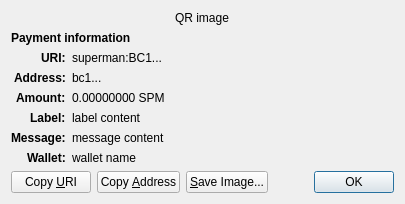
<?xml version="1.0" encoding="UTF-8"?>
<ui version="4.0">
 <class>ReceiveRequestDialog</class>
 <widget class="QDialog" name="ReceiveRequestDialog">
  <property name="geometry">
   <rect>
    <x>0</x>
    <y>0</y>
    <width>413</width>
    <height>229</height>
   </rect>
  </property>
  <property name="windowTitle">
   <string>Request payment to ...</string>
  </property>
  <layout class="QGridLayout" name="gridLayout" columnstretch="0,1">
   <property name="sizeConstraint">
    <enum>QLayout::SetFixedSize</enum>
   </property>
   <item row="0" column="0" colspan="2" alignment="Qt::AlignHCenter">
    <widget class="QRImageWidget" name="qr_code">
     <property name="text">
      <string notr="true">QR image</string>
     </property>
     <property name="textInteractionFlags">
      <set>Qt::NoTextInteraction</set>
     </property>
    </widget>
   </item>
   <item row="1" column="0" colspan="2">
    <widget class="QLabel" name="payment_header">
     <property name="font">
      <font>
       <weight>75</weight>
       <bold>true</bold>
      </font>
     </property>
     <property name="text">
      <string>Payment information</string>
     </property>
     <property name="textInteractionFlags">
      <set>Qt::NoTextInteraction</set>
     </property>
    </widget>
   </item>
   <item row="2" column="0" alignment="Qt::AlignRight|Qt::AlignTop">
    <widget class="QLabel" name="uri_tag">
     <property name="font">
      <font>
       <weight>75</weight>
       <bold>true</bold>
      </font>
     </property>
     <property name="text">
      <string notr="true">URI:</string>
     </property>
     <property name="textFormat">
      <enum>Qt::PlainText</enum>
     </property>
     <property name="textInteractionFlags">
      <set>Qt::NoTextInteraction</set>
     </property>
    </widget>
   </item>
   <item row="2" column="1" alignment="Qt::AlignTop">
    <widget class="QLabel" name="uri_content">
     <property name="text">
      <string notr="true">superman:BC1...</string>
     </property>
     <property name="textFormat">
      <enum>Qt::RichText</enum>
     </property>
     <property name="wordWrap">
      <bool>true</bool>
     </property>
     <property name="textInteractionFlags">
      <set>Qt::TextSelectableByMouse</set>
     </property>
    </widget>
   </item>
   <item row="3" column="0" alignment="Qt::AlignRight|Qt::AlignTop">
    <widget class="QLabel" name="address_tag">
     <property name="font">
      <font>
       <weight>75</weight>
       <bold>true</bold>
      </font>
     </property>
     <property name="text">
      <string>Address:</string>
     </property>
     <property name="textInteractionFlags">
      <set>Qt::NoTextInteraction</set>
     </property>
    </widget>
   </item>
   <item row="3" column="1" alignment="Qt::AlignTop">
    <widget class="QLabel" name="address_content">
     <property name="text">
      <string notr="true">bc1...</string>
     </property>
     <property name="textFormat">
      <enum>Qt::PlainText</enum>
     </property>
     <property name="textInteractionFlags">
      <set>Qt::TextSelectableByMouse</set>
     </property>
    </widget>
   </item>
   <item row="4" column="0" alignment="Qt::AlignRight|Qt::AlignTop">
    <widget class="QLabel" name="amount_tag">
     <property name="font">
      <font>
       <weight>75</weight>
       <bold>true</bold>
      </font>
     </property>
     <property name="text">
      <string>Amount:</string>
     </property>
     <property name="textInteractionFlags">
      <set>Qt::NoTextInteraction</set>
     </property>
    </widget>
   </item>
   <item row="4" column="1" alignment="Qt::AlignTop">
    <widget class="QLabel" name="amount_content">
     <property name="text">
      <string notr="true">0.00000000 SPM</string>
     </property>
     <property name="textFormat">
      <enum>Qt::PlainText</enum>
     </property>
     <property name="textInteractionFlags">
      <set>Qt::TextSelectableByMouse</set>
     </property>
    </widget>
   </item>
   <item row="5" column="0" alignment="Qt::AlignRight|Qt::AlignTop">
    <widget class="QLabel" name="label_tag">
     <property name="font">
      <font>
       <weight>75</weight>
       <bold>true</bold>
      </font>
     </property>
     <property name="text">
      <string>Label:</string>
     </property>
     <property name="textInteractionFlags">
      <set>Qt::NoTextInteraction</set>
     </property>
    </widget>
   </item>
   <item row="5" column="1" alignment="Qt::AlignTop">
    <widget class="QLabel" name="label_content">
     <property name="text">
      <string notr="true">label content</string>
     </property>
     <property name="textFormat">
      <enum>Qt::PlainText</enum>
     </property>
     <property name="wordWrap">
      <bool>true</bool>
     </property>
     <property name="textInteractionFlags">
      <set>Qt::TextSelectableByMouse</set>
     </property>
    </widget>
   </item>
   <item row="6" column="0" alignment="Qt::AlignRight|Qt::AlignTop">
    <widget class="QLabel" name="message_tag">
     <property name="font">
      <font>
       <weight>75</weight>
       <bold>true</bold>
      </font>
     </property>
     <property name="text">
      <string>Message:</string>
     </property>
     <property name="textInteractionFlags">
      <set>Qt::NoTextInteraction</set>
     </property>
    </widget>
   </item>
   <item row="6" column="1" alignment="Qt::AlignTop">
    <widget class="QLabel" name="message_content">
     <property name="text">
      <string notr="true">message content</string>
     </property>
     <property name="textFormat">
      <enum>Qt::PlainText</enum>
     </property>
     <property name="wordWrap">
      <bool>true</bool>
     </property>
     <property name="textInteractionFlags">
      <set>Qt::TextSelectableByMouse</set>
     </property>
    </widget>
   </item>
   <item row="7" column="0" alignment="Qt::AlignRight|Qt::AlignTop">
    <widget class="QLabel" name="wallet_tag">
     <property name="font">
      <font>
       <weight>75</weight>
       <bold>true</bold>
      </font>
     </property>
     <property name="text">
      <string>Wallet:</string>
     </property>
     <property name="textInteractionFlags">
      <set>Qt::NoTextInteraction</set>
     </property>
    </widget>
   </item>
   <item row="7" column="1" alignment="Qt::AlignTop">
    <widget class="QLabel" name="wallet_content">
     <property name="text">
      <string notr="true">wallet name</string>
     </property>
     <property name="textFormat">
      <enum>Qt::PlainText</enum>
     </property>
     <property name="wordWrap">
      <bool>true</bool>
     </property>
     <property name="textInteractionFlags">
      <set>Qt::TextSelectableByMouse</set>
     </property>
    </widget>
   </item>
   <item row="8" column="0" colspan="2">
    <layout class="QHBoxLayout" name="horizontalLayout">
     <item>
      <widget class="QPushButton" name="btnCopyURI">
       <property name="text">
        <string>Copy &amp;URI</string>
       </property>
       <property name="autoDefault">
        <bool>false</bool>
       </property>
      </widget>
     </item>
     <item>
      <widget class="QPushButton" name="btnCopyAddress">
       <property name="text">
        <string>Copy &amp;Address</string>
       </property>
       <property name="autoDefault">
        <bool>false</bool>
       </property>
      </widget>
     </item>
     <item>
      <widget class="QPushButton" name="btnSaveAs">
       <property name="text">
        <string>&amp;Save Image...</string>
       </property>
       <property name="autoDefault">
        <bool>false</bool>
       </property>
      </widget>
     </item>
     <item>
      <spacer name="horizontalSpacer_2">
       <property name="orientation">
        <enum>Qt::Horizontal</enum>
       </property>
       <property name="sizeHint" stdset="0">
        <size>
         <width>40</width>
         <height>20</height>
        </size>
       </property>
      </spacer>
     </item>
     <item>
      <widget class="QDialogButtonBox" name="buttonBox">
       <property name="focusPolicy">
        <enum>Qt::StrongFocus</enum>
       </property>
       <property name="standardButtons">
        <set>QDialogButtonBox::Ok</set>
       </property>
      </widget>
     </item>
    </layout>
   </item>
  </layout>
 </widget>
 <customwidgets>
  <customwidget>
   <class>QRImageWidget</class>
   <extends>QLabel</extends>
   <header>qt/qrimagewidget.h</header>
  </customwidget>
 </customwidgets>
 <tabstops>
  <tabstop>buttonBox</tabstop>
  <tabstop>btnCopyURI</tabstop>
  <tabstop>btnCopyAddress</tabstop>
  <tabstop>btnSaveAs</tabstop>
 </tabstops>
 <resources/>
 <connections>
  <connection>
   <sender>buttonBox</sender>
   <signal>accepted()</signal>
   <receiver>ReceiveRequestDialog</receiver>
   <slot>accept()</slot>
   <hints>
    <hint type="sourcelabel">
     <x>135</x>
     <y>230</y>
    </hint>
    <hint type="destinationlabel">
     <x>135</x>
     <y>126</y>
    </hint>
   </hints>
  </connection>
 </connections>
</ui>
